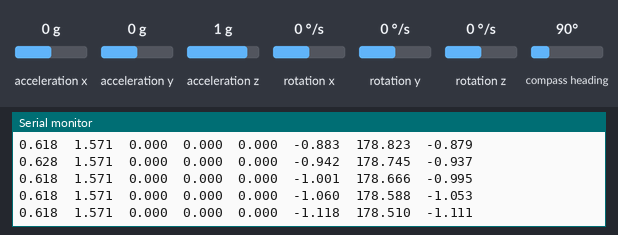
A sketch run on a simulated Arduino Uno, built with avr-gcc and run on an emulated ATmega328P. On the bench: the last lines printed to the serial monitor. The test bench sets the inputs (shaded band); at power-on: acceleration x 0 g, acceleration y 0 g, rotation x 0 °/s, acceleration z 1 g, rotation y 0 °/s, rotation z 0 °/s, compass heading 90°.

Above: at 1.2 s.
1.3 s: acceleration x set to -1.4 g
At 1.34 s:
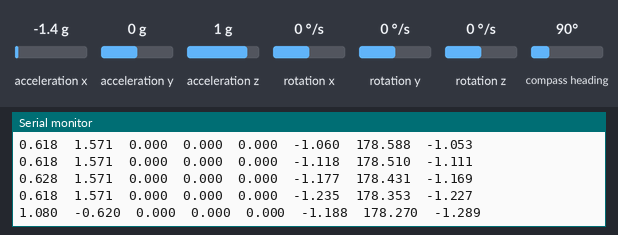
2.8 s: acceleration y set to -1.4 g
At 2.8 s:
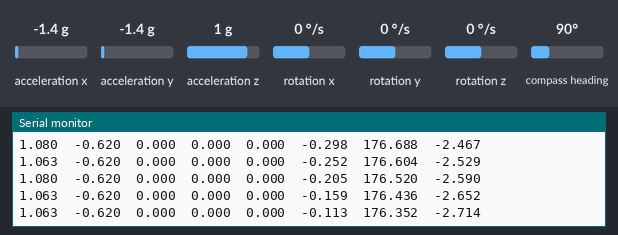
4.3 s: rotation x set to -100 °/s
At 4.32 s:
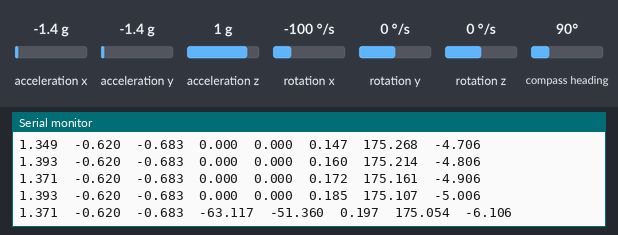
7.3 s: acceleration z set to -1.4 g
At 7.3 s:
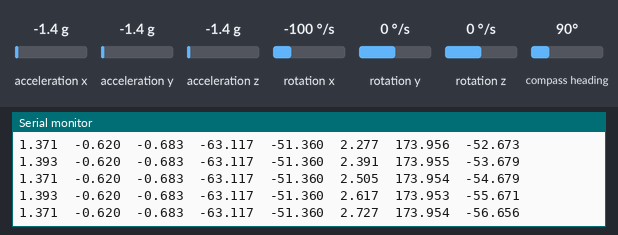
8.8 s: rotation x set to 0 °/s
At 8.82 s:
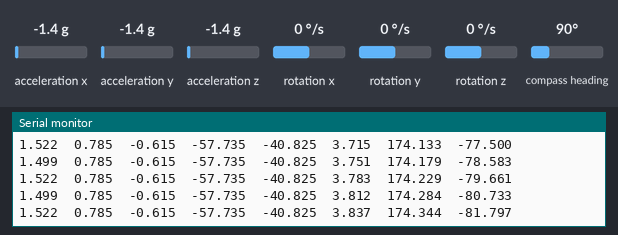
Timing chart, 0 to 11.8 s (numbered marks = the images above; inputs shaded):
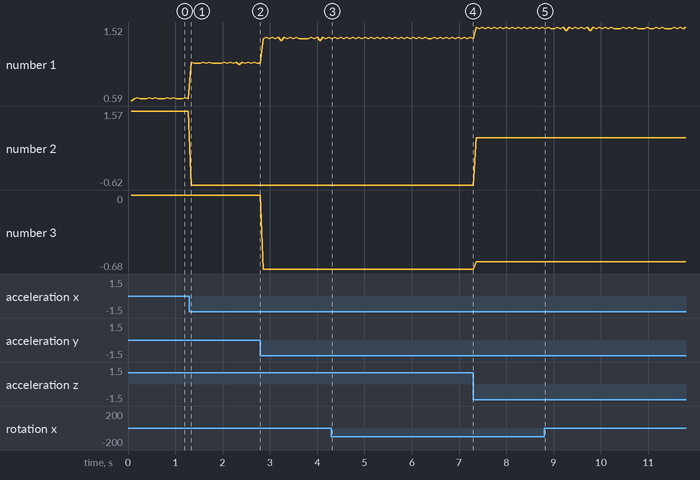

The sketch:

test9AxisSensor.ino
```cpp
#include<Servo.h>
#include<Wire.h>
#include<Adafruit_Sensor.h>
#include<Adafruit_BNO055.h>
#include<MadgwickAHRS.h>

//nine axis sensor
  Adafruit_BNO055 bno = Adafruit_BNO055(55,0x28);
  Madgwick Madgwick;
  unsigned long previousTime=0;

void setup() {
  // put your setup code here, to run once:


//nine axis sensor
  Serial.begin(115200);
  Madgwick.begin(100.0f);
  if (!bno.begin()) {
    Serial.println("BNO055 not detected. Check wiring!");
    while (1);
}
}

void loop() {
  // put your main code here, to run repeatedly:

    //nine axis sensor
    unsigned long currentTime=millis();
    float dt = (currentTime-previousTime)/1000.0;
    previousTime = currentTime;
      imu::Vector<3> accel = bno.getVector(Adafruit_BNO055::VECTOR_ACCELEROMETER);
      imu::Vector<3> gyro = bno.getVector(Adafruit_BNO055::VECTOR_GYROSCOPE);
      imu::Vector<3> mag = bno.getVector(Adafruit_BNO055::VECTOR_MAGNETOMETER);

    float Vc = sqrt(pow(accel[0]*dt,2)+pow(accel[1]*dt,2)+pow(accel[2]*dt,2));

    float AoA = atan((accel[2]*dt)/(accel[0]*dt));
    float B = asin((accel[1]*dt)/Vc);

  float Twb[3][3] = {
    {cos(AoA)*cos(-B),cos(AoA)*sin(-B),-sin(AoA)},
    {-sin(-B),cos(-B),0},
    {sin(AoA)*cos(-B),sin(AoA)*sin(-B),cos(AoA)}
  };
  float det_Twb = Twb[0][0]*Twb[1][1]*Twb[2][2]-Twb[0][0]*Twb[1][2]*Twb[2][1]+Twb[0][1]*Twb[1][2]*Twb[2][0]-Twb[0][1]*Twb[1][0]*Twb[2][2]+Twb[0][2]*Twb[1][0]*Twb[2][1]-Twb[0][2]*Twb[1][1]*Twb[2][0];
  float Twb_I[3][3] = {
    {(Twb[1][1]*Twb[2][2]-Twb[1][2]*Twb[2][1])/det_Twb,-(Twb[0][1]*Twb[2][2]-Twb[0][2]*Twb[2][1])/det_Twb,(Twb[0][1]*Twb[1][2]-Twb[0][2]*Twb[1][1])/det_Twb},
    {-(Twb[1][0]*Twb[2][2]-Twb[1][2]*Twb[2][0])/det_Twb,(Twb[0][0]*Twb[2][2]-Twb[0][2]*Twb[2][0])/det_Twb,-(Twb[0][0]*Twb[1][2]-Twb[0][2]*Twb[1][0])/det_Twb},
    {(Twb[1][0]*Twb[2][1]-Twb[1][1]*Twb[2][0])/det_Twb,-(Twb[0][0]*Twb[2][1]-Twb[0][1]*Twb[2][0])/det_Twb,(Twb[0][0]*Twb[1][1]-Twb[0][1]*Twb[1][0])/det_Twb} };

  //imu::Vector<3> gyro_w = Twb_I*gyro;
float gyro_w[3]={
    Twb_I[0][0] * gyro.x() + Twb_I[0][1] * gyro.y() + Twb_I[0][2] * gyro.z(),
    Twb_I[1][0] * gyro.x() + Twb_I[1][1] * gyro.y() + Twb_I[1][2] * gyro.z(),
    Twb_I[2][0] * gyro.x() + Twb_I[2][1] * gyro.y() + Twb_I[2][2] * gyro.z()
};

    float Q = gyro_w[1];
    float P = gyro_w[0];

    Madgwick.update(gyro.x(),gyro.y(),gyro.z(),accel.x(),accel.y(),accel.z(),mag.x(),mag.y(),mag.z());

float theta = Madgwick.getPitch();
float psi = Madgwick.getYaw();
float phi = Madgwick.getRoll();

Serial.print(Vc,3);
  Serial.print("\t");
Serial.print(AoA,3);
  Serial.print("\t");
Serial.print(B,3);
  Serial.print("\t");
Serial.print(P,3);
  Serial.print("\t");
Serial.print(Q,3);
  Serial.print("\t");
Serial.print(theta,3);
  Serial.print("\t");
Serial.print(psi,3);
  Serial.print("\t");
Serial.println(phi,3);
delay(50);
}
```

Measured:
- after the input at 1.3 s, the serial monitor: prints a new line at once (image 1)
- plotted number 1: 0.62 → 1.06 after the input at 1.3 s, 1.06 → 1.39 after the input at 2.8 s, 1.37 → 1.52 after the input at 7.3 s
- plotted number 2: 1.57 → -0.62 after the input at 1.3 s, -0.62 → 0.79 after the input at 7.3 s
- plotted number 3: 0 → -0.68 after the input at 2.8 s, -0.68 → -0.61 after the input at 7.3 s
